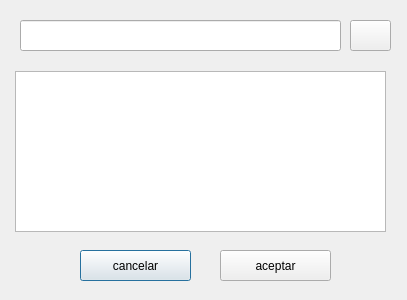
<?xml version="1.0" encoding="UTF-8"?>
<ui version="4.0">
 <class>Dialog</class>
 <widget class="QDialog" name="Dialog">
  <property name="geometry">
   <rect>
    <x>0</x>
    <y>0</y>
    <width>407</width>
    <height>300</height>
   </rect>
  </property>
  <property name="windowTitle">
   <string>Menu</string>
  </property>
  <widget class="QListWidget" name="list_menu_selec">
   <property name="geometry">
    <rect>
     <x>15</x>
     <y>71</y>
     <width>371</width>
     <height>161</height>
    </rect>
   </property>
  </widget>
  <widget class="QPushButton" name="pushButton_can">
   <property name="geometry">
    <rect>
     <x>80</x>
     <y>250</y>
     <width>111</width>
     <height>31</height>
    </rect>
   </property>
   <property name="text">
    <string>cancelar</string>
   </property>
  </widget>
  <widget class="QPushButton" name="pushButton__act">
   <property name="geometry">
    <rect>
     <x>220</x>
     <y>250</y>
     <width>111</width>
     <height>31</height>
    </rect>
   </property>
   <property name="text">
    <string>aceptar</string>
   </property>
  </widget>
  <widget class="QLineEdit" name="line_se_menu">
   <property name="geometry">
    <rect>
     <x>20</x>
     <y>20</y>
     <width>321</width>
     <height>31</height>
    </rect>
   </property>
  </widget>
  <widget class="QPushButton" name="pushButton_search">
   <property name="geometry">
    <rect>
     <x>350</x>
     <y>20</y>
     <width>41</width>
     <height>31</height>
    </rect>
   </property>
   <property name="text">
    <string/>
   </property>
   <property name="icon">
    <iconset resource="../images/images.qrc">
     <normaloff>:/images/search-50.png</normaloff>:/images/search-50.png</iconset>
   </property>
  </widget>
 </widget>
 <resources>
  <include location="../images/images.qrc"/>
 </resources>
 <connections/>
</ui>
